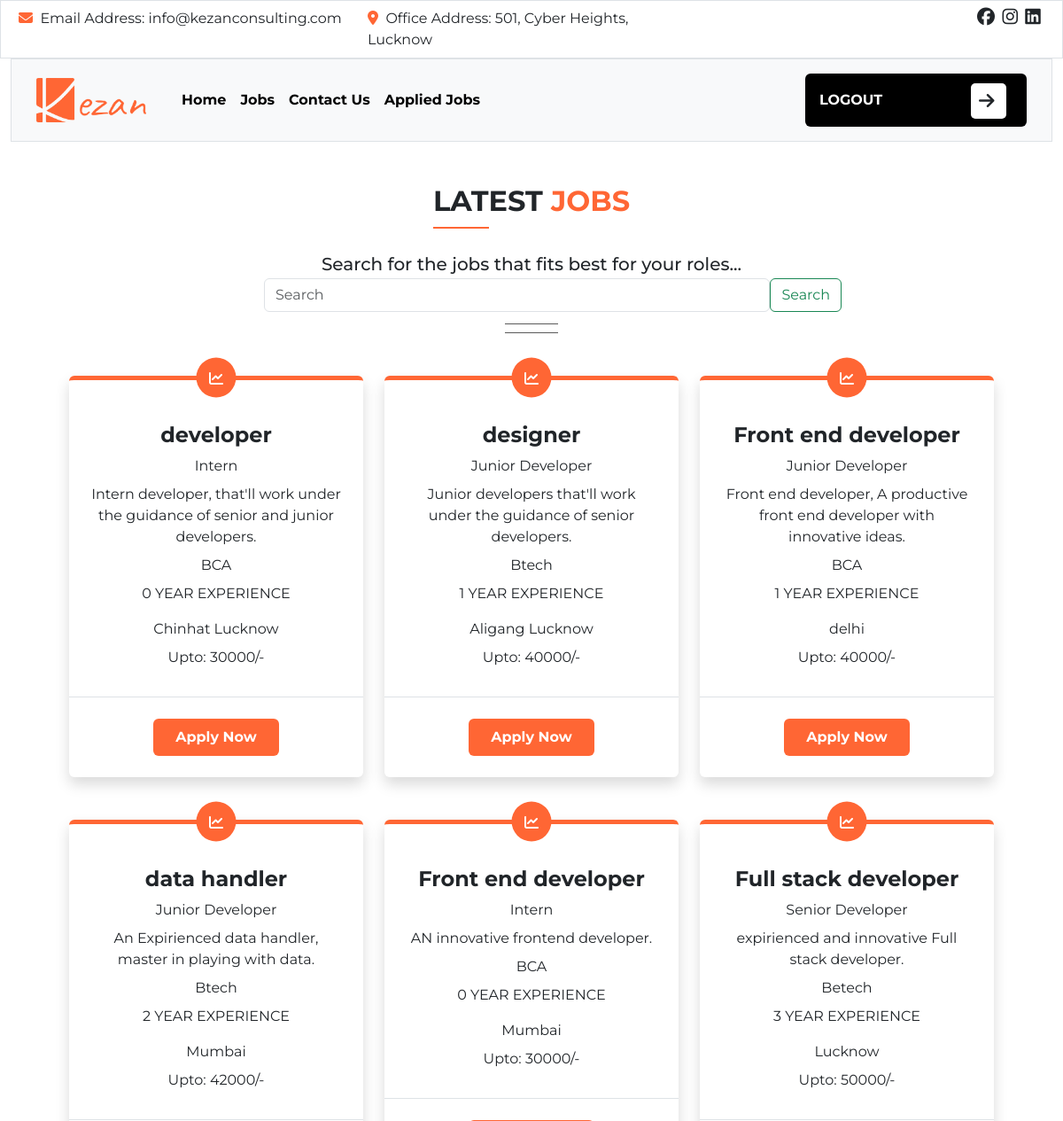
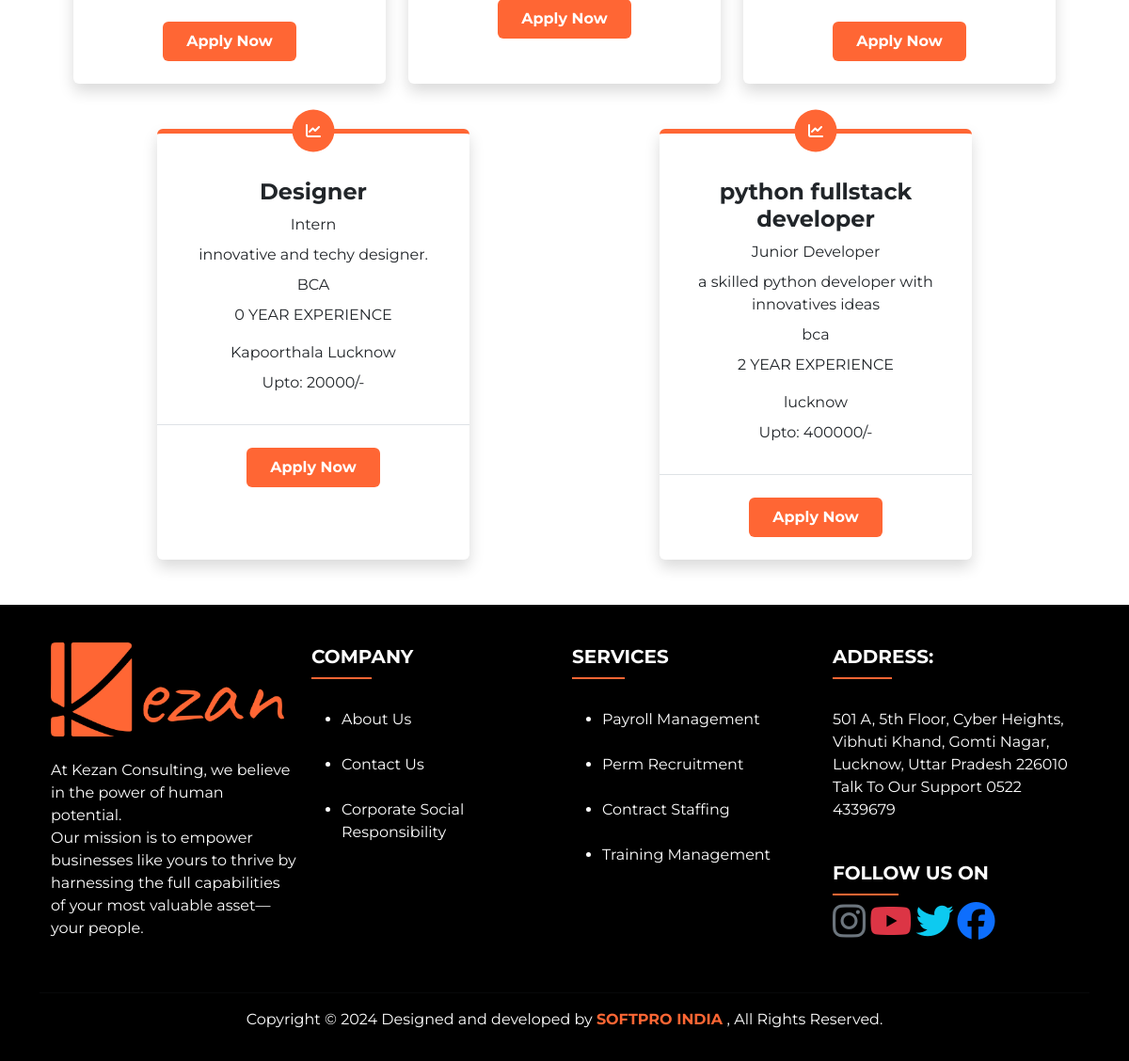
/jobseeker/alljob (signed in), run on the app's committed database (2 pictures, top to bottom).
### jobproviderapp/models.py (models this page shows)
class Jobs(models.Model):
    id=models.AutoField(primary_key = True)
    firmname=models.CharField(max_length=100)
    jobtitle=models.CharField(max_length=100)
    post=models.CharField(max_length=50)
    jobdesc=models.CharField(max_length=255)
    qualification=models.CharField(max_length=100)
    experience=models.CharField(max_length=20)
    location=models.CharField(max_length=100)
    salary=models.IntegerField()
    posteddate=models.CharField(max_length=30)
    emailaddress=models.CharField(max_length=60)

### jobseekerapp/views.py (the view)
# urls.py: path('alljob',views.alljob,name="alljob"),
def alljob(request):
    try:
        if request.session['username']!=None:
            job=Jobs.objects.all()
            return render(request,'seekerjobs.html',{'job':job})
    except:
        return redirect('mainapp:index')

### jobseekerapp/templates/seekerjobs.html (shortened to what this page needs)
{% extends 'seekparent.html' %}
{% load static %}
{% block body %}
<div class="container-fluid py-5">
    <div class="container px-lg-5">
        <div class="section-title position-relative text-center mx-auto mb-5 pb-4" style="max-width: 700px;">
            <h2 class="mb-3" style="font-weight: bold;"> <span style="border-bottom: 2px solid #FF6634; padding-bottom: 10px;">LAT</span>EST <span style="color: #FF6634;">JOBS</span></h2>
            <br>
            <h5 class="mb-1">Search for the jobs that fits best for your roles...</h5>
            <form class="d-flex ms-5" method="GET" action="{% url 'jobseeker:job_list' %}" role="search">
                <input class="form-control mx-auto" type="search" name="q" placeholder="Search" aria-label="Search">
                <button class="btn btn-outline-success" type="submit">Search</button>
            </form>
        </div>
        <div class="row gy-5 gx-4">
            {% for i in job %}
                <div class="col-lg-4 mx-auto col-md-4 col-sm-6 col-10">
                    <div class="position-relative shadow rounded h-100" style="border-top: 5px solid #FF6634;">
                        <div class="d-flex align-items-center justify-content-center position-absolute top-0 start-50 translate-middle rounded-circle" style="width: 45px; height: 45px; margin-top: -3px;background-color: #FF6634;">
                            <i class="fa-solid fa-chart-line text-white"></i>
                        </div>
                        <div class="text-center border-bottom p-4 pt-5">
                            <h4 class="fw-bold">{{ i.jobtitle }}</h4>
                            <p class="mb-2">{{ i.post }}</p>
                            <p class="mb-2">{{ i.jobdesc }}</p>
                            <p class="mb-2">{{ i.qualification }}</p>
                            <p>{{ i.experience }} YEAR EXPERIENCE</p>
                            <p class="mb-2">{{ i.location }}</p>
                            <p class="mb-2">Upto: {{ i.salary }}/-</p>
                        </div>
                        <div class="text-center p-4">
                            <a class="btn btn px-4 py-2" href="{% url 'jobseeker:applyjob' i.id %}" style="background-color: #FF6634; color: white; font-weight: bold;">Apply Now</a>
                        </div>
                    </div>
                </div>
            {% endfor %}
        </div>
    </div>
</div>
{% endblock %}

### jobseekerapp/templates/seekparent.html (style rules this page uses)
* { font-family: 'Montserrat', sans-serif; }
.section-title::before { position: absolute; content: ""; width: 60px; height: 11px; bottom: 0; left: 0; border-top: 1px solid #5A5A5A; border-bottom: 1px solid #5A5A5A; }
.section-title::after { position: absolute; content: ""; width: 90px; height: 1px; bottom: 5px; left: 0; background: var(--primary); }
.section-title.text-center::before { left: 50%; margin-left: -30px; }
.section-title.text-center::after { width: 120px; left: 50%; margin-left: -60px; }

### data on the page
Jobs: jobtitle "developer", post "Intern", jobdesc "Intern developer, that'll work under the guidance of senior and junior developers.", qualification "BCA", experience "0", location "Chinhat Lucknow", salary "30000"
Jobs: jobtitle "designer", post "Junior Developer", jobdesc "Junior developers that'll work under the guidance of senior developers.", qualification "Btech", experience "1", location "Aligang Lucknow", salary "40000"
Jobs: jobtitle "Front end developer", post "Junior Developer", jobdesc "Front end developer, A productive front end developer with innovative ideas.", qualification "BCA", experience "1", location "delhi", salary "40000"
Jobs: jobtitle "data handler", post "Junior Developer", jobdesc "An Expirienced data handler, master in playing with data.", qualification "Btech", experience "2", location "Mumbai", salary "42000"
Jobs: jobtitle "Front end developer", post "Intern", jobdesc "AN innovative frontend developer.", qualification "BCA", experience "0", location "Mumbai", salary "30000"
Jobs: jobtitle "Full stack developer", post "Senior Developer", jobdesc "expirienced and innovative Full stack developer.", qualification "Betech", experience "3", location "Lucknow", salary "50000"
Jobs: jobtitle "Designer", post "Intern", jobdesc "innovative and techy designer.", qualification "BCA", experience "0", location "Kapoorthala Lucknow", salary "20000"
Jobs: jobtitle "python fullstack developer", post "Junior Developer", jobdesc "a skilled python developer with innovatives ideas", qualification "bca", experience "2", location "lucknow", salary "400000"
